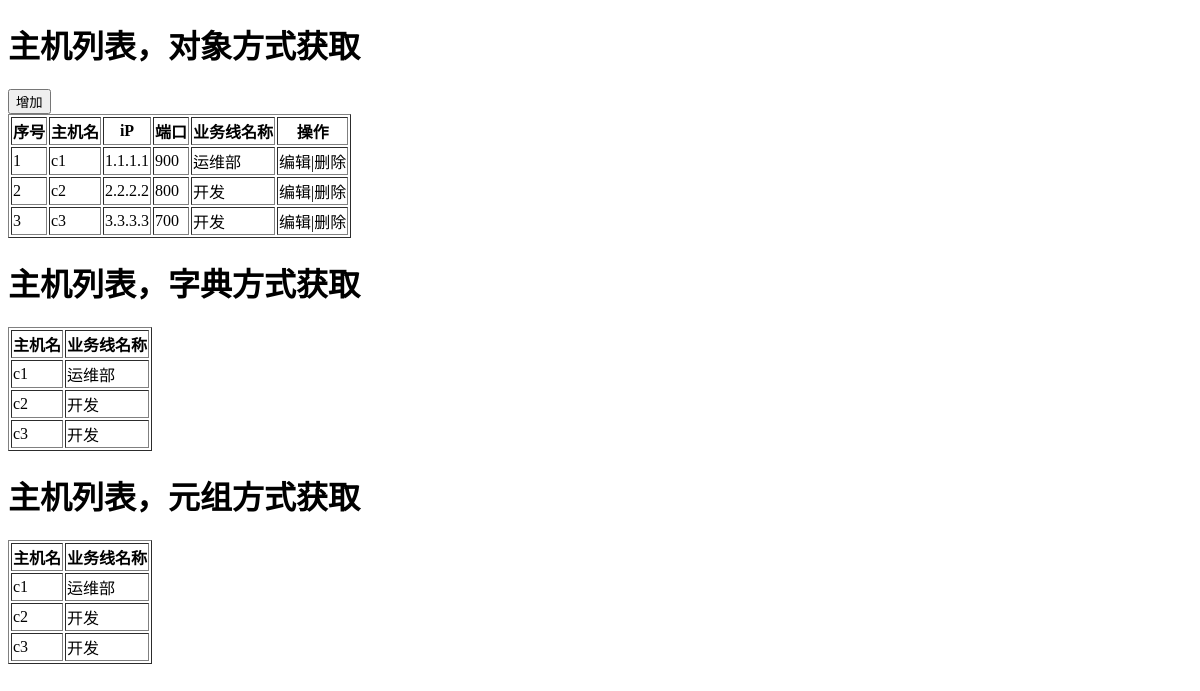
The page /host on the database as committed earlier.
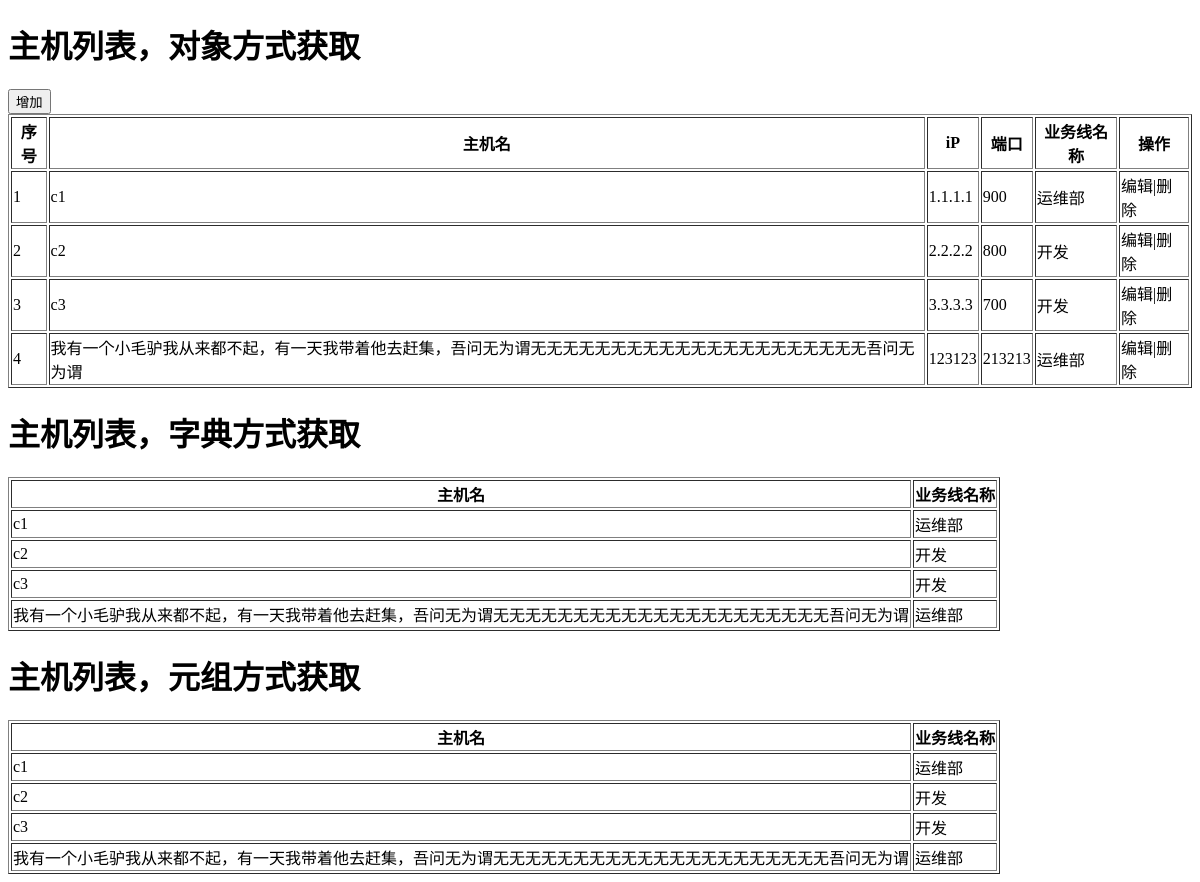
The same page on the database as committed later.
### app01/models.py (models this page shows)
class Host(models.Model):
    nid = models.AutoField(primary_key=True)  # 主键一般自动生成，也可以自己设定，但是需要声明primary_key
    hostname = models.CharField(max_length=32, db_index=True)  # db_index添加索引
    ip = models.GenericIPAddressField(protocol="ipv4", db_index=True)  # db_index添加索引设置字段为ip模式
    port = models.IntegerField()
    b = models.ForeignKey(to="Business", to_field='id')

class Business(models.Model):
    caption = models.CharField(max_length=32)
    code = models.CharField(max_length=32, null=True, default="SA")

### app01/views.py (the view, shortened to what this page needs)
# urls.py: url(r'^host$', views.host),
def host(request):
    for k,v in request.environ.items():
        print k,'---->',v
    if request.method=="GET":
        v1 = models.Host.objects.all()
        v2 = models.Host.objects.filter(nid__gt=0) .values('nid','hostname','b_id','b__caption')
        v3 = models.Host.objects.filter(nid__gt=0) .values_list('nid','hostname','b_id','b__caption')
        b_list=models.Business.objects.all()
        return render(request, 'host.html', {'v1': v1,'v2':v2,'v3':v3,'b_list':b_list})

### templates/host.html (shortened to what this page needs)
<!DOCTYPE html>
<html lang="en">
<head>
</head>
<body>
<h1>主机列表，对象方式获取</h1>
    <input type="button" id="addhost"  value="增加"/>
    <table border="1">
        <thead>
            <tr>
                <th>序号</th>
                <th>主机名</th>
                <th>iP</th>
                <th>端口</th>
                <th>业务线名称</th>
                <th>操作</th>
            </tr>
        </thead>
        <tbody>
            {% for row in v1 %}
            <tr hid="{{ row.nid }}" bid="{{ row.b_id }}"/>
                <td>{{forloop.counter }}</td>
                <td>{{ row.hostname }}</td>
                <td>{{ row.ip }}</td>
                <td>{{ row.port }}</td>
                <td>{{ row.b.caption }}</td>
                <td><a class="edit">编辑</a>|<a class="delete">删除</a></td>
            {% endfor %}
        </tbody>
    </table>
<h1>主机列表，字典方式获取</h1>
    <table border="1">
        <thead>
            <tr>
                <th>主机名</th>
                <th>业务线名称</th>
            </tr>
        </thead>
        <tbody>
            {% for row in v2 %}
                <tr hid="{{ row.nid }}" bid="{{ row.b_id }}"/>
                     <td>{{ row.hostname }}</td>
                     <td>{{ row.b__caption }}</td>
            {% endfor %}
        </tbody>
    </table>
<h1>主机列表，元组方式获取</h1>
    <table border="1">
        <thead>
            <tr>
                <th>主机名</th>
                <th>业务线名称</th>
            </tr>
        </thead>
        <tbody>
            {% for row in v3 %}
                <tr hid="{{ row.0 }}" bid="{{ row.2 }}"/>
                     <td>{{ row.1 }}</td>
                     <td>{{ row.3 }}</td>
            {% endfor %}
        </tbody>
    </table>
</body>
</html>

Rows that differ between the two databases and show on the page:
added Host: hostname "我有一个小毛驴我从来都不起，有一天我带着他去赶集，吾问无为谓无无无无无无无无无无无无无无无无无无无无无吾问无为谓", ip "123123", port "213213", b.caption "运维部", b__caption "运维部", row "运维部"
